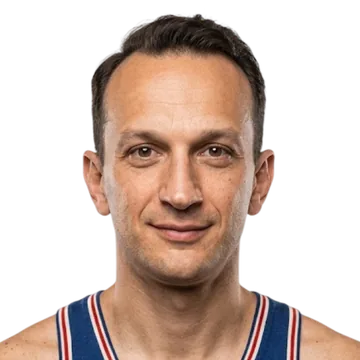
#> input picture assets/players/angelo-musi.webp, 360 x 360 px
$ python -i make-portrait.py   (imports and definitions only)
#> lines starting #> are read from the running program, lines starting #| are printed output that depends on the picture
#> further down, picture is the input picture: PIL image 360x360 RGBA; mean R, G, B, A 80.5, 61.1, 51.4, 119.8
#!/usr/bin/env python3
"""Turns a raw portrait photo into assets/players/<id>.webp: background removed, face scaled to the
same size and position as every other portrait, 600x600.
Usage: python3 tools/make-portrait.py <photo> <player-id>
Needs: pip install rembg onnxruntime opencv-python-headless pillow numpy"""
import sys
import cv2
import numpy as np
from PIL import Image
from rembg import remove, new_session

FACE_W = 0.56   # face width as a share of the frame (the existing portraits average 0.56)
HEAD_GAP = 0.06  # gap above the top of the hair, as a share of the frame height
SIZE = 600

def face_box(im):
    rgb = Image.new('RGB', im.size, (128, 128, 128))
#> rgb: PIL image 360x360 RGB; every value is 128
    rgb.paste(im, mask=im.split()[3])
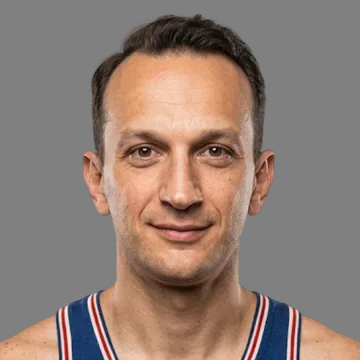
#> rgb: PIL image 360x360 RGB; mean R, G, B 144.3, 125.6, 116.1
    gray = cv2.cvtColor(np.array(rgb), cv2.COLOR_RGB2GRAY)
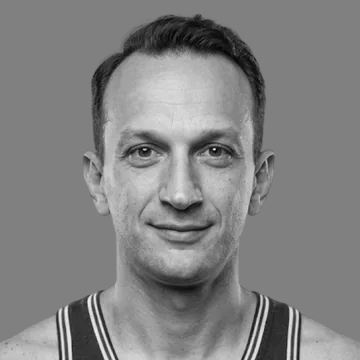
#> gray: shape (360, 360); min 2, max 243, mean 130.1
    det = cv2.CascadeClassifier(cv2.data.haarcascades + 'haarcascade_frontalface_default.xml')
    f = det.detectMultiScale(gray, 1.1, 5, minSize=(int(im.width * 0.15),) * 2)
#> f = [[74, 70, 213, 213]]
    if not len(f):
        return None
    return max(f, key=lambda r: r[2])

def main(src, pid):
    im = Image.open(src).convert('RGB')
    cut = remove(im, session=new_session('u2net')).convert('RGBA')
    box = face_box(cut)
    if box is None:
        s = min(cut.size)
        crop = cut.crop((0, 0, s, s))
        print('no face found, plain square crop')
    else:
        x, y, w, h = [int(v) for v in box]
        side = w / FACE_W
        left = x + w / 2 - side / 2
        alpha = np.array(cut)[:, :, 3]
        rows = np.where((alpha > 128).sum(1) > 3)[0]
        hair = rows[0] if len(rows) else y
        top = hair - HEAD_GAP * side
        canvas = Image.new('RGBA', (int(side), int(side)), (0, 0, 0, 0))
        canvas.paste(cut, (int(-left), int(-top)))
        crop = canvas
    out = crop.resize((SIZE, SIZE), Image.LANCZOS)
    path = 'assets/players/%s.webp' % pid
    out.save(path, 'WEBP', quality=85, method=6, exact=True)
    print('saved', path)

# [2 lines not run here, left out]

>>> from PIL import Image
>>> picture = Image.open('../assets/players/angelo-musi.webp')
>>> result = face_box(picture)
#> result = [74, 70, 213, 213]

$ run again, on assets/players/bob-feerick.webp
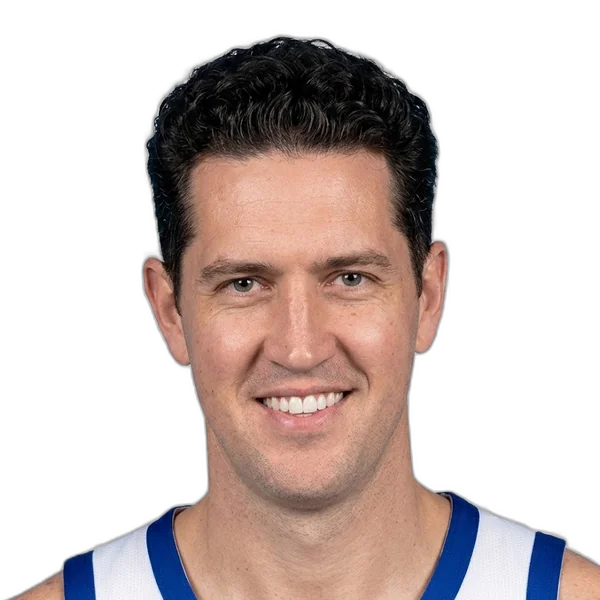
#> input picture assets/players/bob-feerick.webp, 600 x 600 px
#> picture is the input picture: PIL image 600x600 RGBA; mean R, G, B, A 66.7, 53.2, 49.6, 113.7
#> in face_box, `rgb.paste(im, mask=im.split()[3])`:
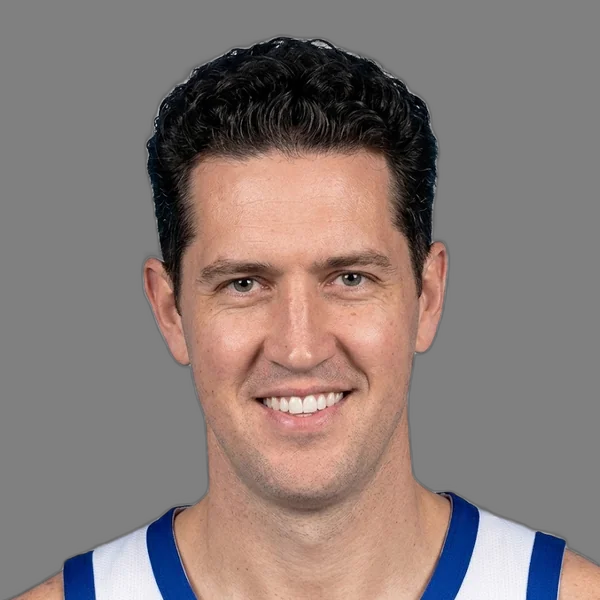
#> rgb: PIL image 600x600 RGB; mean R, G, B 136.9, 123.4, 119.8
#> in face_box, `gray = cv2.cvtColor(np.array(rgb), cv2.COLOR_RGB2GRAY)`:
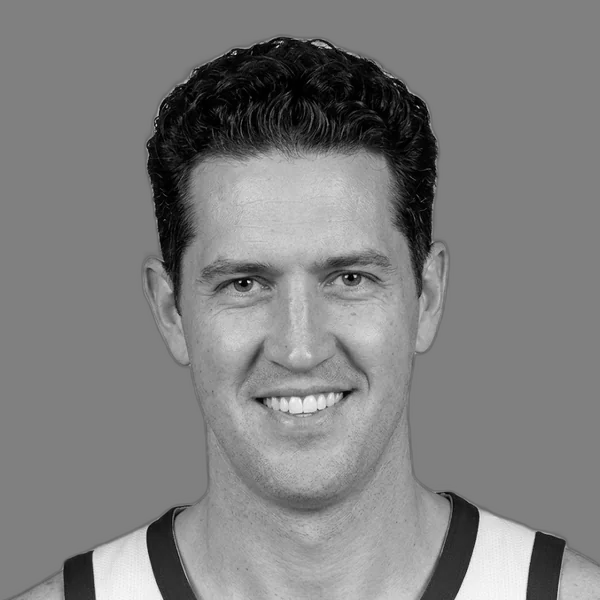
#> gray: shape (600, 600); min 0, max 254, mean 127
#> f = [[141, 160, 312, 312]]
#> result = [141, 160, 312, 312]

$ run again, on assets/players/bones-mckinney.webp
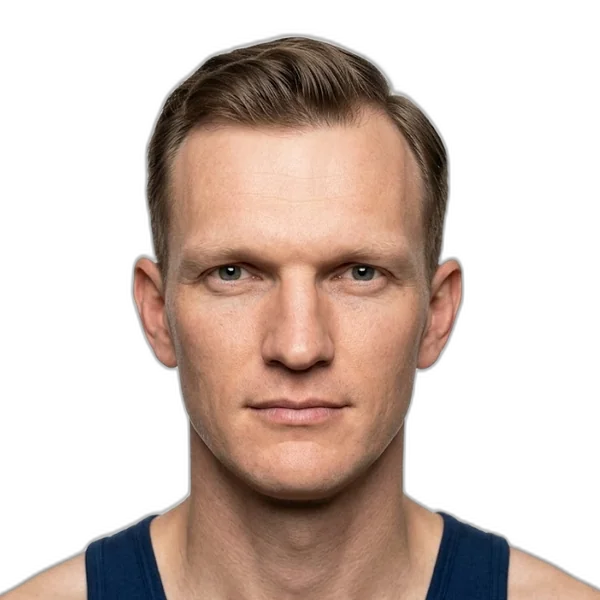
#> input picture assets/players/bones-mckinney.webp, 600 x 600 px
#> picture is the input picture: PIL image 600x600 RGBA; mean R, G, B, A 72.7, 56, 47.7, 115.7
#> in face_box, `rgb.paste(im, mask=im.split()[3])`:
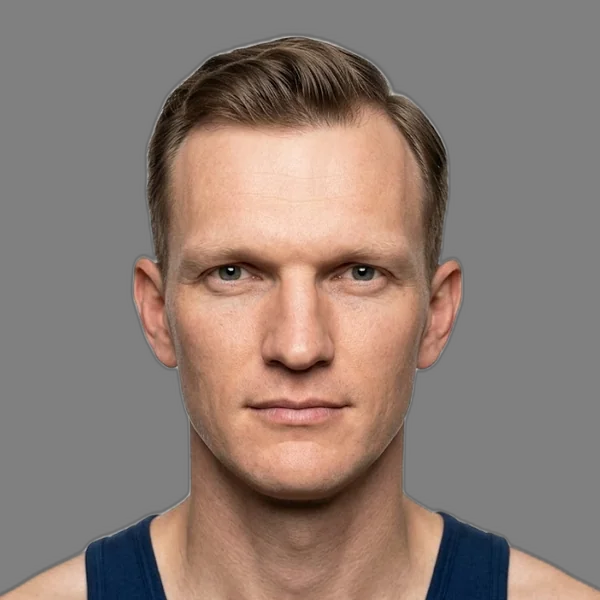
#> rgb: PIL image 600x600 RGB; mean R, G, B 141.6, 124.9, 116.7
#> in face_box, `gray = cv2.cvtColor(np.array(rgb), cv2.COLOR_RGB2GRAY)`:
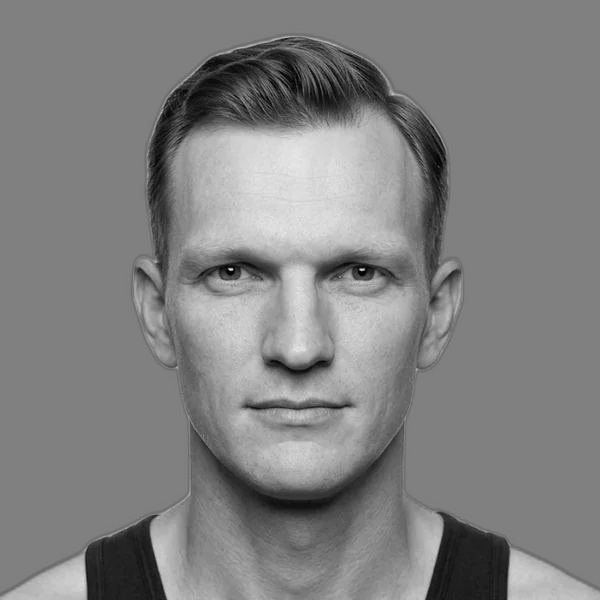
#> gray: shape (600, 600); min 1, max 233, mean 129
#> f = [[138, 152, 321, 321]]
#> result = [138, 152, 321, 321]
